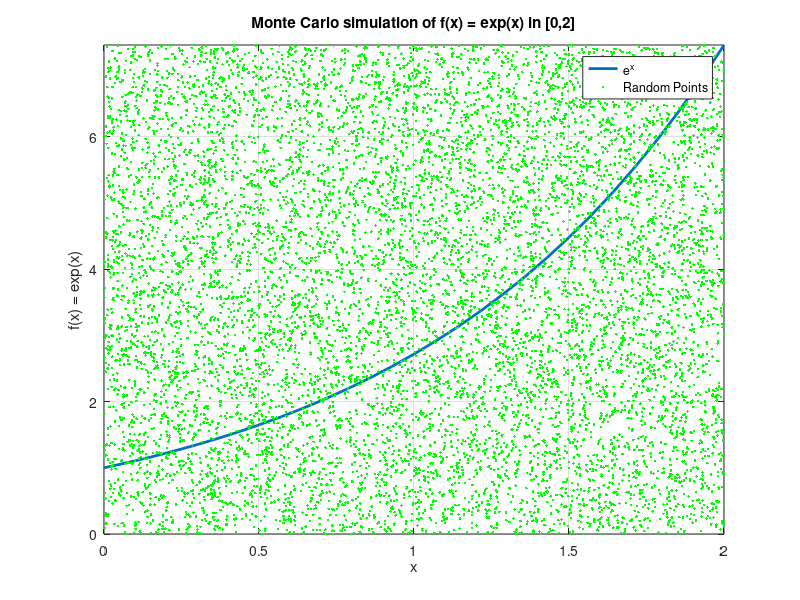

MATLAB code for this plot: (Note: this script raises an error after producing the figure.)
%******************************************************
%      Monte Carlo Code for Numerical Integration
%      Three Numerical Examples will be Analysed here
%      1. Exponent Function e.g.    exp^x
%      2. Power Function e.g.       2^x
%      3. Polynomial Function e.g.  x^3
%******************************************************

clc;
clear;
close all;

%------------------------
%-                      -
%-    f(x) = exp^x      -
%-                      -
%------------------------

f = @(x) exp(x);
xint = [0,2];
yint = [0,exp(2)];
fplot(f,xint,'LineWidth',2)
xlabel('x')
ylabel('f(x) = exp(x)')
title('Monte Carlo simulation of f(x) = exp(x) in [0,2]')
grid on
hold on
ylim(yint)
N = 10000;
rng(1051)
xvals = xint(2)*rand(N,1);
yvals = yint(2)*rand(N,1);
plot(xvals,yvals,'g.')
legend('e^x','Random Points')

yfunc = exp(xvals);
M = 0;
for i=1:length(yvals)
    if yvals(i) <= yfunc(i)
        M = M+1;
    end
end
apprx_integral = (M/N)*(xint(2)-xint(1))*(yint(2)-yint(1));
syms x
act_integral = eval(int(exp(x),0,2));
error = abs(apprx_integral-act_integral);
fprintf('Actual and Approximated Integrals for e^x in [0, 2]\n')
fprintf('\tActual Integral = %.4f\n', act_integral)
fprintf('\tApproximated Integral using MonteCarlo Method = %.4f\n',...
    apprx_integral)
fprintf('\tAbsolute Error = %.4f\n', error)
